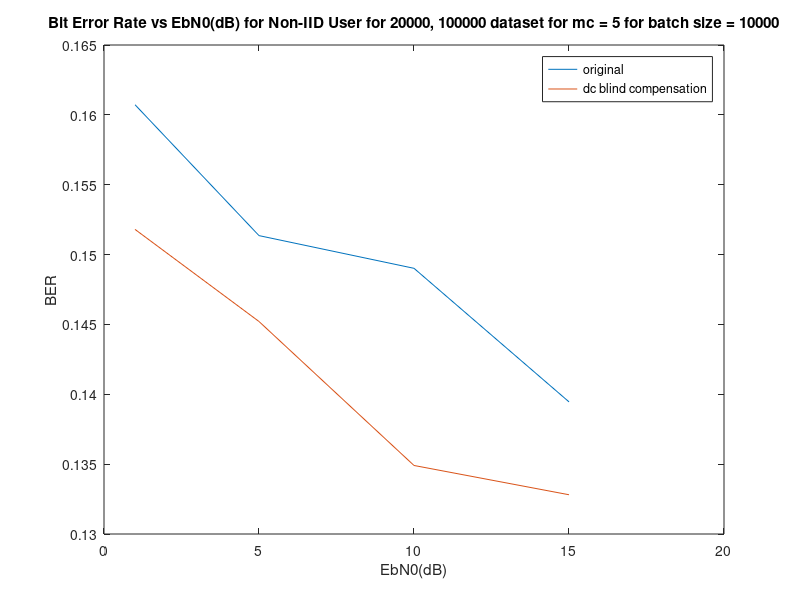

MATLAB code to generate this figure:
SNR = [1 5 10 15]

IID_DC_Blind_BER_mc_20_batch_20 = [0.086675 0.05812 0.03935 0.03207]
IID_BER_mc_20_batch_20 = [0.083306249 0.056249 0.036481 0.029962]

Non_IID_BER_mc_20_batch_20 = [0.09267 0.06467 0.04361 0.03752]
Non_IID_DC_Blind_BER_mc_20_batch_20 = [0.09538 0.067912 0.047512 0.039318]

Non_IID_BER_dc_comp_mc_5_batch_100000 = [0.15180299 0.14521 0.134905 0.1328099]
Non_IID_BER_original_mc_5_batch_100000 = [0.16072655 0.1513567 0.1490167 0.1394579]
figure()
plot(SNR, Non_IID_BER_original_mc_5_batch_100000)
hold on
plot(SNR, Non_IID_BER_dc_comp_mc_5_batch_100000)
xlabel('EbN0(dB)')
ylabel('BER')
legend('original', 'dc blind compensation')
title('Bit Error Rate vs EbN0(dB) for Non-IID User for 20000, 100000 dataset for mc = 5 for batch size = 10000')